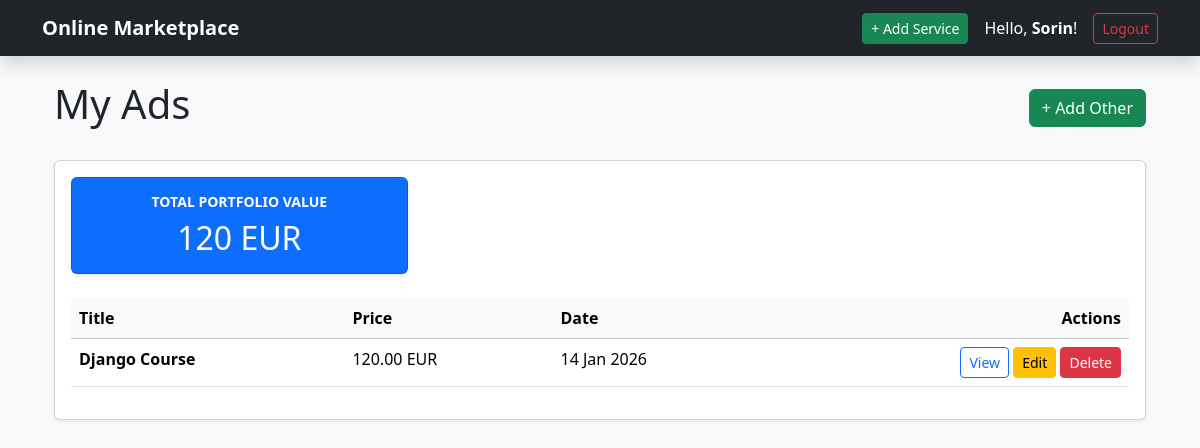
The page /my-services/ (signed in) on the database its author committed.
### marketplace/models.py (models this page shows, shortened)
class Service(models.Model):
    CATEGORY_CHOICES = [
        ('cleaning', 'Cleaning'),
        ('it', 'IT & Software'),
        ('math', 'Mathematics Meditations'),
        ('garden', 'Garden'),
    ]
    title = models.CharField(max_length=200, unique=True)
    provider = models.ForeignKey(User, on_delete=models.CASCADE, related_name="services")
    description = models.TextField()
    category = models.CharField(max_length=20, choices=CATEGORY_CHOICES)
    price = models.DecimalField(max_digits=10, decimal_places=2)
    created_on = models.DateTimeField(auto_now_add=True)
    image = models.ImageField(upload_to='services/', default='services/default.jpg', blank=True)

### marketplace/views.py (the view)
# urls.py: path('my-services/', views.my_services, name='my_services'),
def my_services(request):
    user_services = Service.objects.filter(provider=request.user).order_by('-created_on')
    total_value = user_services.aggregate(Sum('price'))['price__sum'] or 0
    return render(request, 'marketplace/my_services.html', {
        'services': user_services,
        'total_value': total_value
    })

### marketplace/templates/marketplace/my_services.html
{% extends 'marketplace/base.html' %}
{% block content %}
<div class="container mt-4">
    <div class="d-flex justify-content-between align-items-center mb-4">
        <h1>My Ads</h1>
        <a href="{% url 'create_service' %}" class="btn btn-success">+ Add Other</a>
    </div>
    <div class="card shadow-sm">
        <div class="card-body">
            {% if services %}
            <div class="row mb-4">
                <div class="col-md-4">
                    <div class="card bg-primary text-white shadow-sm">
                        <div class="card-body text-center">
                            <h6 class="text-uppercase small fw-bold">Total Portfolio Value</h6>
                            <h2 class="mb-0">{{ total_value }} EUR</h2>
                        </div>
                    </div>
                </div>
            </div>
            <table class="table table-hover">
                <thead class="table-light">
                    <tr>
                        <th>Title</th>
                        <th>Price</th>
                        <th>Date</th>
                        <th class="text-end">Actions</th>
                    </tr>
                </thead>
                <tbody>
                    {% for service in services %}
                    <tr>
                        <td><strong>{{ service.title }}</strong></td>
                        <td>{{ service.price }} EUR</td>
                        <td>{{ service.created_on|date:"d M Y" }}</td>
                        <td class="text-end">
                            <a href="{% url 'service_detail' service.id %}"
                                class="btn btn-sm btn-outline-primary">View</a>
                            <a href="{% url 'edit_service' service.id %}" class="btn btn-sm btn-warning">Edit</a>
                            <a href="{% url 'delete_service' service.id %}" class="btn btn-sm btn-danger">Delete</a>
                        </td>
                    </tr>
                    {% endfor %}
                </tbody>
            </table>
            {% else %}
            <div class="text-center py-5">
                <p class="text-muted">You haven't posted any services yet.</p>
                <a href="{% url 'create_service' %}" class="btn btn-primary">Post your first service</a>
            </div>
            {% endif %}
        </div>
    </div>
</div>
{% endblock %}

### marketplace/templates/marketplace/base.html (shortened to what this page needs)
<!DOCTYPE html>
<html lang="en">
<head>
    <link href="https://cdn.jsdelivr.net/npm/bootstrap@5.3.8/dist/css/bootstrap.min.css" rel="stylesheet"
>
</head>
<body class="bg-light">
    <nav class="navbar navbar-dark bg-dark mb-4 shadow">
        <div class="container">
            <a class="navbar-brand fw-bold" href="{% url 'service_list' %}">Online Marketplace</a>
            <div class="d-flex align-items-center">
                {% if user.is_authenticated %}
                <a href="{% url 'create_service' %}" class="btn btn-success btn-sm me-3">+ Add Service</a>
                <span class="navbar-text me-3 text-white">
                    Hello, <a href="{% url 'my_services' %}" class="text-white fw-bold text-decoration-none">{{user.username }}</a>!
                </span>
                <a href="{% url 'account_logout' %}" class="btn btn-outline-danger btn-sm">Logout</a>
                {% else %}
                <a href="{% url 'account_login' %}" class="btn btn-outline-light btn-sm me-2">Login</a>
                <a href="{% url 'account_signup' %}" class="btn btn-light btn-sm">Register</a>
                {% endif %}
            </div>
        </div>
    </nav>
    <div class="container">
        {% block content %}
        {% endblock %}
    </div>
</body>
</html>

### rows shown on the page
Service: title "Django Course", price "120.00", created_on "14 Jan 2026"

### other values the page prints
{{ user.username }} "Sorin"
{{ total_value }} "120"
